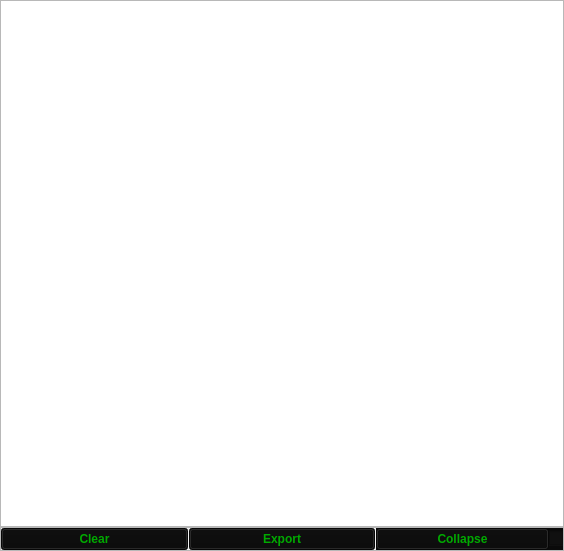
                      <widget class="QWidget" name="scrollAreaWidgetContents_8">
                       <property name="geometry">
                        <rect>
                         <x>0</x>
                         <y>0</y>
                         <width>564</width>
                         <height>551</height>
                        </rect>
                       </property>
                       <layout class="QGridLayout" name="gridLayout_4">
                        <property name="leftMargin">
                         <number>0</number>
                        </property>
                        <property name="topMargin">
                         <number>0</number>
                        </property>
                        <property name="rightMargin">
                         <number>0</number>
                        </property>
                        <property name="bottomMargin">
                         <number>0</number>
                        </property>
                        <property name="spacing">
                         <number>0</number>
                        </property>
                        <item row="0" column="0">
                         <widget class="QTreeWidget" name="historyList">
                          <property name="font">
                           <font>
                            <weight>75</weight>
                            <bold>true</bold>
                           </font>
                          </property>
                          <property name="autoFillBackground">
                           <bool>false</bool>
                          </property>
                          <property name="styleSheet">
                           <string notr="true">background-color: rgb(0, 0, 0);
color: rgb(0, 170, 0);
QHeaderView::section {
background-color: rgb(170, 0, 0);
color: rgb(0, 170, 0);
}
</string>
                          </property>
                          <property name="verticalScrollBarPolicy">
                           <enum>Qt::ScrollBarAsNeeded</enum>
                          </property>
                          <property name="horizontalScrollBarPolicy">
                           <enum>Qt::ScrollBarAlwaysOff</enum>
                          </property>
                          <property name="sizeAdjustPolicy">
                           <enum>QAbstractScrollArea::AdjustToContents</enum>
                          </property>
                          <property name="alternatingRowColors">
                           <bool>false</bool>
                          </property>
                          <property name="textElideMode">
                           <enum>Qt::ElideNone</enum>
                          </property>
                          <property name="autoExpandDelay">
                           <number>-1</number>
                          </property>
                          <property name="indentation">
                           <number>10</number>
                          </property>
                          <property name="rootIsDecorated">
                           <bool>true</bool>
                          </property>
                          <property name="uniformRowHeights">
                           <bool>false</bool>
                          </property>
                          <property name="sortingEnabled">
                           <bool>false</bool>
                          </property>
                          <property name="animated">
                           <bool>true</bool>
                          </property>
                          <property name="allColumnsShowFocus">
                           <bool>false</bool>
                          </property>
                          <property name="wordWrap">
                           <bool>false</bool>
                          </property>
                          <property name="headerHidden">
                           <bool>true</bool>
                          </property>
                          <property name="expandsOnDoubleClick">
                           <bool>true</bool>
                          </property>
                          <attribute name="headerVisible">
                           <bool>false</bool>
                          </attribute>
                          <attribute name="headerCascadingSectionResizes">
                           <bool>false</bool>
                          </attribute>
                          <attribute name="headerMinimumSectionSize">
                           <number>0</number>
                          </attribute>
                          <attribute name="headerDefaultSectionSize">
                           <number>300</number>
                          </attribute>
                          <attribute name="headerHighlightSections">
                           <bool>true</bool>
                          </attribute>
                          <attribute name="headerShowSortIndicator" stdset="0">
                           <bool>false</bool>
                          </attribute>
                          <attribute name="headerStretchLastSection">
                           <bool>false</bool>
                          </attribute>
                          <column>
                           <property name="text">
                            <string>Description</string>
                           </property>
                          </column>
                          <column>
                           <property name="text">
                            <string>Communication</string>
                           </property>
                          </column>
                         </widget>
                        </item>
                        <item row="1" column="0">
                         <widget class="QFrame" name="historyButtons">
                          <property name="minimumSize">
                           <size>
                            <width>0</width>
                            <height>0</height>
                           </size>
                          </property>
                          <property name="frameShape">
                           <enum>QFrame::StyledPanel</enum>
                          </property>
                          <property name="frameShadow">
                           <enum>QFrame::Raised</enum>
                          </property>
                          <layout class="QHBoxLayout" name="horizontalLayout_9">
                           <property name="spacing">
                            <number>1</number>
                           </property>
                           <property name="leftMargin">
                            <number>0</number>
                           </property>
                           <property name="topMargin">
                            <number>0</number>
                           </property>
                           <property name="rightMargin">
                            <number>0</number>
                           </property>
                           <property name="bottomMargin">
                            <number>0</number>
                           </property>
                           <item>
                            <widget class="QPushButton" name="historyButton">
                             <property name="font">
                              <font>
                               <family>Segoe UI</family>
                               <weight>75</weight>
                               <bold>true</bold>
                              </font>
                             </property>
                             <property name="toolTip">
                              <string>&lt;html&gt;&lt;head/&gt;&lt;body&gt;&lt;p&gt;This button clears the entire history list, excluding time of MasterAPP launch.&lt;/p&gt;&lt;/body&gt;&lt;/html&gt;</string>
                             </property>
                             <property name="styleSheet">
                              <string notr="true">background-color: rgb(10, 10, 10);
color: rgb(0, 170, 0);</string>
                             </property>
                             <property name="text">
                              <string>Clear</string>
                             </property>
                            </widget>
                           </item>
                           <item>
                            <widget class="QPushButton" name="historyButton_2">
                             <property name="font">
                              <font>
                               <family>Segoe UI</family>
                               <weight>75</weight>
                               <bold>true</bold>
                              </font>
                             </property>
                             <property name="toolTip">
                              <string>This variable exports history as a text file.</string>
                             </property>
                             <property name="styleSheet">
                              <string notr="true">background-color: rgb(10, 10, 10);
color: rgb(0, 170, 0);</string>
                             </property>
                             <property name="text">
                              <string>Export</string>
                             </property>
                            </widget>
                           </item>
                           <item>
                            <widget class="QFrame" name="frame_2">
                             <property name="styleSheet">
                              <string notr="true">background-color: rgb(10, 10, 10);</string>
                             </property>
                             <property name="frameShape">
                              <enum>QFrame::NoFrame</enum>
                             </property>
                             <property name="frameShadow">
                              <enum>QFrame::Sunken</enum>
                             </property>
                             <property name="lineWidth">
                              <number>0</number>
                             </property>
                             <layout class="QHBoxLayout" name="horizontalLayout_14">
                              <property name="spacing">
                               <number>0</number>
                              </property>
                              <property name="sizeConstraint">
                               <enum>QLayout::SetDefaultConstraint</enum>
                              </property>
                              <property name="leftMargin">
                               <number>0</number>
                              </property>
                              <property name="topMargin">
                               <number>0</number>
                              </property>
                              <property name="rightMargin">
                               <number>0</number>
                              </property>
                              <property name="bottomMargin">
                               <number>0</number>
                              </property>
                              <item>
                               <widget class="QPushButton" name="historyButton_3">
                                <property name="font">
                                 <font>
                                  <family>Segoe UI</family>
                                  <weight>75</weight>
                                  <bold>true</bold>
                                 </font>
                                </property>
                                <property name="toolTip">
                                 <string>&lt;html&gt;&lt;head/&gt;&lt;body&gt;&lt;p&gt;This button collapses all history list items.&lt;/p&gt;&lt;/body&gt;&lt;/html&gt;</string>
                                </property>
                                <property name="styleSheet">
                                 <string notr="true">color: rgb(0, 170, 0);</string>
                                </property>
                                <property name="text">
                                 <string>Collapse</string>
                                </property>
                                <property name="checkable">
                                 <bool>false</bool>
                                </property>
                               </widget>
                              </item>
                              <item>
                               <widget class="QCheckBox" name="historyCheckBox">
                                <property name="maximumSize">
                                 <size>
                                  <width>14</width>
                                  <height>16777215</height>
                                 </size>
                                </property>
                                <property name="toolTip">
                                 <string>This variable collapses all following history list items.</string>
                                </property>
                                <property name="styleSheet">
                                 <string notr="true">background-color: rgb(16, 16, 16);
color: rgb(0, 170, 0);</string>
                                </property>
                                <property name="text">
                                 <string/>
                                </property>
                               </widget>
                              </item>
                             </layout>
                            </widget>
                           </item>
                          </layout>
                         </widget>
                        </item>
                       </layout>
                      </widget>
